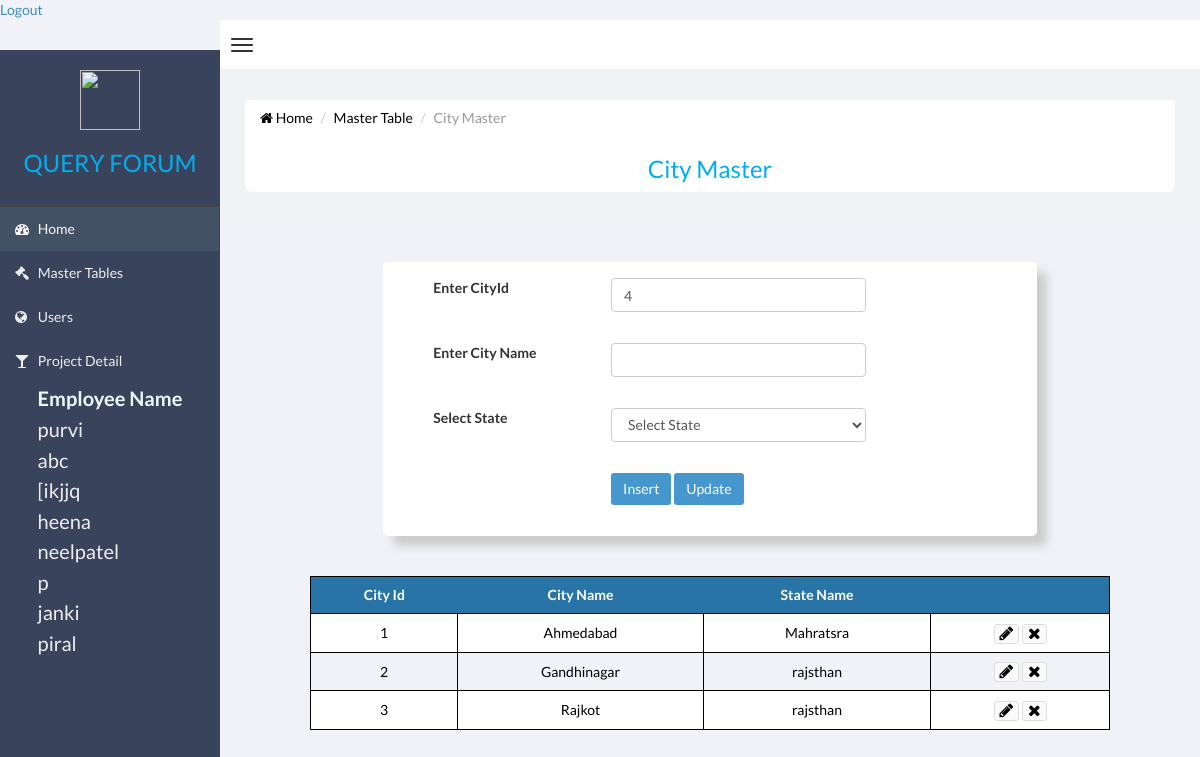
Screenshot of /web/Master/citymaster.php with the database file from the repository.
### tables this page shows
CREATE TABLE `employeemaster` (
  `EmployeeId` int(11) NOT NULL,
  `EmployeeName` varchar(20) NOT NULL,
  `Address` text NOT NULL,
  `ContactNo` int(11) NOT NULL,
  `CityId` int(11) NOT NULL,
  `UserName` varchar(20) NOT NULL
);

CREATE TABLE `citymaster` (
  `CityId` int(11) NOT NULL,
  `CityName` varchar(20) NOT NULL,
  `StateId` int(11) NOT NULL
);

CREATE TABLE `statemaster` (
  `StateId` int(11) NOT NULL,
  `StateName` varchar(20) NOT NULL,
  `CountryId` int(11) NOT NULL
);

### web/Master/citymaster.php (the view, shortened to what this page needs)
<!DOCTYPE html PUBLIC "-//W3C//DTD XHTML 1.0 Transitional//EN" "http://www.w3.org/TR/xhtml1/DTD/xhtml1-transitional.dtd">
<html xmlns="http://www.w3.org/1999/xhtml">
<head>
	<link rel="stylesheet" type="text/css" href="css/admin.css">
    <link href="css/bootstrap.min.css" rel="stylesheet" type="text/css" />
    <link href="css/font-awesome.min.css" rel="stylesheet" type="text/css" />
    <link href="css/ionicons.min.css" rel="stylesheet" type="text/css" />
    <link href="css/morris/morris.css" rel="stylesheet" type="text/css" />
    <link href="css/jvectormap/jquery-jvectormap-1.2.2.css" rel="stylesheet" type="text/css" />
    <link href="css/datepicker/datepicker3.css" rel="stylesheet" type="text/css" />
    <link href="css/daterangepicker/daterangepicker-bs3.css" rel="stylesheet" type="text/css" />
    <link href="css/iCheck/all.css" rel="stylesheet" type="text/css" />
    <link href="css/style.css" rel="stylesheet" type="text/css" />
<?php
	$StateId=$StateName=$CityName=$CityId="";
 $qry= mysql_query("select max(CityId)+1 from citymaster");
								   $cityid=mysql_fetch_row($qry);
								   $CityId=$cityid[0];
?>
</head>
 <body class="skin-black   ">
        <header class="header">
           <a href="../employee/login.php">Logout</a>
            <nav class="navbar navbar-static-top" role="navigation">
                <a href="#" class="navbar-btn sidebar-toggle" data-toggle="offcanvas" role="button">
                    <span class="icon-bar"></span>
                    <span class="icon-bar"></span>
                    <span class="icon-bar"></span>
                </a>
                    </nav>
                </header>
                <div class="wrapper row-offcanvas row-offcanvas-left">
                    <aside class="left-side sidebar-offcanvas">
                        <section class="sidebar">
							<div class="row logomargin">
							<center>
							<img src="image/logo.png" height="60px" width="60px" />
								<h3 class="logofont">QUERY FORUM</h3>
							</center>
							</div>
                            <ul class="sidebar-menu">
                                <li class="active">
                                    <a href="../index.php">
                                        <i class="fa fa-dashboard"></i> <span>Home</span>
                                    </a>
                                </li>
                                <li>
                                    <a href="mainmasterpage.php">
                                        <i class="fa fa-gavel"></i> <span>Master Tables</span>
                                    </a>
                                </li>
                                <li>
                                    <a href="../user/mainuserpage.php">
                                        <i class="fa fa-globe"></i> <span>Users</span>
                                    </a>
                                </li>
                                <li>
                                    <a href="../project/mainprojectpage.php">
                                        <i class="fa fa-glass"></i> <span>Project Detail</span>
                                     </a>
                                </li>
                            </ul>
                            <?php
							$qry = mysql_query("select EmployeeId,EmployeeName from employeemaster");
							echo "<center>";
							echo "<table>";
							echo "<th class='font'>Employee Name</th>";
							if($qry)
	  {
	     while($rw=mysql_fetch_assoc($qry))
		 {
		 extract($rw);
		 echo "<tr><td class='font'><a href='#' onclick=showPopup($EmployeeId,'".$EmployeeName."');>$EmployeeName</a></td></tr>";
		 }
	  }
							echo "</table>";
							echo "</center>";
							?>
                        </section>
                    </aside>
                    <aside class="right-side">
<section class="content">
	<div class="row bgwhite margin">
		<ul class="breadcrumb">
                                <li><a href="../index.php"><i class="fa fa-home"></i> Home</a></li>
                                <li><a href="mainmasterpage.php">Master Table</a></li>
								<li class="logofont active">City Master</li>
      </ul>
		<center><h3 class="logofont">City Master</h3></center>
	</div>
</section>
	<div class="col-xs-offset-2 col-lg-8">
		<div class="row bg">
		<div class="form-group">
                                   <div class="row">
                                   <div class="col-lg-4">  </div>
                                   <div class="col-lg-5"> </div>
                                   </div>
          </div>
			<form method="post" action="">
                           <div class="form-group">
                           <div class="row">
                           <div class="col-lg-4">
                          	 <label class="black">Enter CityId</label>
                           </div>
                            <div class="col-lg-5">
     <input type="text" name="cityid" class="form-control" value="<?php if(isset($CityId)) { echo $CityId; }?>" />
                            </div>
                            </div>
              </div>
                                   <div class="form-group">
                                   <div class="row">
                                   <div class="col-lg-4">  </div>
                                   <div class="col-lg-5"> </div>
                                   </div>
                                   </div>
                           <div class="form-group">
                           <div class="row">
                           <div class="col-lg-4">
                          	 <label class="black">Enter City Name</label>
                           </div>
                            <div class="col-lg-5">
  <input type="text" name="cityname" class="form-control" value="<?php if(isset($CityName)) { echo $CityName; }?> "/>
                            </div>
                            </div>
              </div>
                            		<div class="form-group">
                                   <div class="row">
                                   <div class="col-lg-4">  </div>
                                   <div class="col-lg-5"> </div>
                                   </div>
                                   </div>
                                   	<div class="form-group">
                                   <div class="row">
                                   <div class="col-lg-4">
                                   <label class="black">Select State</label>
                                   </div>
                                   <div class="col-lg-5">
                                   <select name="StateId" class="form-control">
                                   <option>Select State</option>
</select>
                                   </div>
                                   </div>
                                   </div>
                                   <div class="form-group">
                                   <div class="row">
                                   <div class="col-lg-4">  </div>
                                   <div class="col-lg-5"> </div>
                                   </div>
                                   </div>
                             <div class="form-group">
                             <div class="row">
                                   <div class="col-lg-4">  </div>
                                   <div class="col-lg-5">
                                   <input type="submit" class="btn btn-primary" name="insert" value="Insert" />
                                   <input type="submit" class="btn btn-primary" name="update" value="Update" />
                                   </div>
                               </div>
              </div>
                              		 <div class="form-group">
                                   <div class="row">
                                   <div class="col-lg-4">  </div>
                                   <div class="col-lg-5"> </div>
                                   </div>
                                   </div>
          </form>
	  </div>
	</div>
                              <div  class="show">
<?php
     $qry = mysql_query("select CityId,CityName,StateId from citymaster");
	 echo "<center>";
	  echo "<table>";
	  echo "<tr><th> City Id </th><th> City Name </th><th>State Name</th><th></th></tr>";
	  if($qry)
	  {
	     while($rw=mysql_fetch_assoc($qry))
		 {
		 extract($rw);
		 $qry1=mysql_query("select statename from statemaster where stateid=$StateId");
		 $rw1 = mysql_fetch_row($qry1);
		 echo "<tr><td>$CityId</td><td>$CityName</td><td>".$rw1[0]."</td>
		 <td>
		  <button class='btn btn-default btn-xs'>
		<a href=?cityid=$CityId&flg=Edit> <i class='fa fa-pencil'></a></i></button>
		<button class='btn btn-default btn-xs'>
		  <a href=?cityid=$CityId&flg=Delete><i class='fa fa-times'></a></i></button></tr>";
		 }
	  }
      echo "</table>";
	  echo "</center>";
?>
</div>
        </div>
</body>
</html>

### web/Master/css/admin.css (style rules this page uses)
.logomargin { margin-top:20px; margin-bottom:20px; }
.logofont { color:#00AEEF; }
.margin { margin-left:30px; margin-right:30px; border-radius:7px; }
.bgwhite { background:#FFFFFF; }
.bg { margin-top:40px; background:#FFF; border-radius:5px; box-shadow: 10px 10px 10px #CCCCCC; margin-bottom:40px; }
.black { padding-left:50px; }
.show table { border-collapse: collapse; width:800px; margin-bottom:20px; text-align-last:center; font-size:14px; color:#000000; }
.show table, .show tr,.show td { border: 1px solid black; vertical-align:middle; color:#000; text-align-last:center; }
.show tr { height:10px; }
.show th { text-align-last:center; background-color:#2874A6; color:#FFFFFF; }
.show tr,.show td,.show th { padding:8px; text-align:left; }
.show tr:nth-child(even) { background-color:#FFFFFF; }
.show i { color:black; font-size:16px; }
.show1 table, .show tr,.show td { border: 1px solid black; vertical-align:middle; color:#000; }
.font { font-size:20px; color: aliceblue; }

### rows the page displays
employeemaster: EmployeeName "purvi"
employeemaster: EmployeeName "abc"
employeemaster: EmployeeName "[ikjjq"
employeemaster: EmployeeName "heena"
employeemaster: EmployeeName "neelpatel"
employeemaster: EmployeeName "p"
employeemaster: EmployeeName "janki"
employeemaster: EmployeeName "piral"
citymaster: CityId "1", CityName "Ahmedabad", StateId.StateName "Mahratsra"
citymaster: CityId "2", CityName "Gandhinagar", StateId.StateName "rajsthan"
citymaster: CityId "3", CityName "Rajkot", StateId.StateName "rajsthan"
